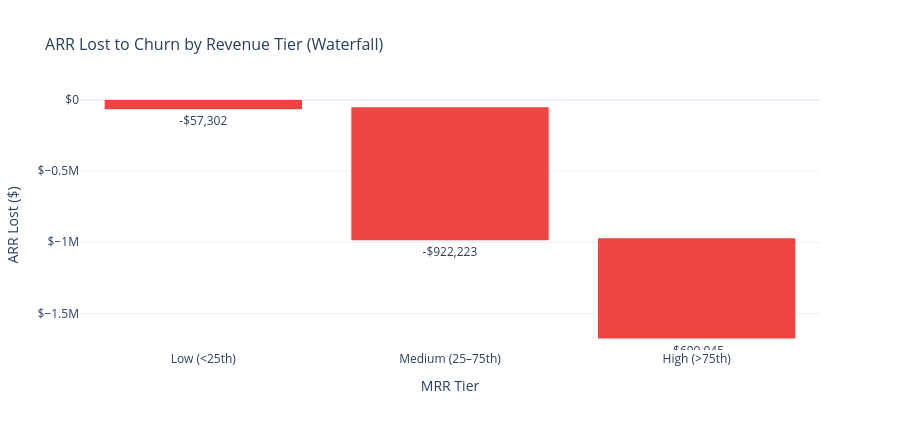

This figure's notebook cell:
### Markdown cell above
---
### 3.3 Revenue Tier Segmentation
**Business Rationale:** Churn rate alone is an incomplete metric — a 10% churn in the high-value tier can destroy more ARR than 40% churn in the low tier. Segmenting by MRR percentile (Low < 25th, Medium 25–75th, High > 75th) combines revenue concentration with churn frequency to identify where retention investment delivers the highest ROI. The waterfall chart translates segment-level churn rates into concrete dollar loss, making the business case for differentiated retention spend.

### Code cell
# 3.3 — Revenue Tier Segmentation: Churn Rate & ARR Impact by MRR Tier
print("=" * 70)
print("3.3  REVENUE TIER SEGMENTATION")
print("=" * 70)

# Define MRR tiers using 25th and 75th percentile of MonthlyCharges
p25 = df["MonthlyCharges"].quantile(0.25)
p75 = df["MonthlyCharges"].quantile(0.75)

def assign_mrr_tier(val):
    if val < p25:
        return "Low (<25th)"
    elif val <= p75:
        return "Medium (25–75th)"
    else:
        return "High (>75th)"

df["mrr_tier"] = df["MonthlyCharges"].apply(assign_mrr_tier)
tier_order = ["Low (<25th)", "Medium (25–75th)", "High (>75th)"]
df["mrr_tier"] = pd.Categorical(df["mrr_tier"], categories=tier_order, ordered=True)

# Summary table
tier_summary = (
    df.groupby("mrr_tier", observed=True)
    .agg(
        Customers=("customerID", "count"),
        Churned=("Churn", lambda x: (x == "Yes").sum()),
        Total_MRR=("MonthlyCharges", "sum"),
        Avg_MRR=("MonthlyCharges", "mean"),
        Churned_MRR=("MRR", lambda x: x[df.loc[x.index, "Churn"] == "Yes"].sum())
    )
    .assign(
        ChurnRate=lambda x: (x["Churned"] / x["Customers"] * 100).round(1),
        Churned_ARR=lambda x: (x["Churned_MRR"] * 12).round(0),
        ARR_at_Risk_pct=lambda x: (x["Churned_MRR"] / x["Total_MRR"] * 100).round(1)
    )
)

print(f"\nMRR Tier Thresholds: Low < ${p25:.2f}  |  Medium ${p25:.2f}–${p75:.2f}  |  High > ${p75:.2f}\n")
print(tier_summary[["Customers", "Churned", "ChurnRate", "Avg_MRR", "Churned_ARR", "ARR_at_Risk_pct"]].to_string())

# --- Waterfall chart: ARR lost per tier ---
tier_labels = tier_summary.index.tolist()
arr_lost = tier_summary["Churned_ARR"].values

fig_waterfall = go.Figure(go.Waterfall(
    orientation="v",
    measure=["relative", "relative", "relative"],
    x=tier_labels,
    y=[-v for v in arr_lost],
    text=[f"-${v:,.0f}" for v in arr_lost],
    textposition="outside",
    connector=dict(line=dict(color="rgba(0,0,0,0)")),
    decreasing=dict(marker_color="#ef4444"),
    increasing=dict(marker_color="#10b981"),
))

fig_waterfall.update_layout(
    title=dict(text="ARR Lost to Churn by Revenue Tier (Waterfall)", font_size=16),
    xaxis_title="MRR Tier",
    yaxis_title="ARR Lost ($)",
    yaxis=dict(tickprefix="$"),
    template="plotly_white",
    height=430,
    showlegend=False
)
fig_waterfall.show()

# Concentrate focus statement
high_arr_lost = tier_summary.loc["High (>75th)", "Churned_ARR"]
total_arr_lost = tier_summary["Churned_ARR"].sum()
print(f"\n💡 High-tier customers represent {high_arr_lost/total_arr_lost*100:.1f}% of all churned ARR")
print(f"   despite being only {tier_summary.loc['High (>75th)', 'Customers']/tier_summary['Customers'].sum()*100:.1f}% of the customer base")
print("=" * 70)

### Figure 1 — Plotly figure (JSON) as saved in the notebook; plotly's stock layout.template omitted (floating-point values rounded to 4 significant figures)
{"data": [{"connector": {"line": {"color": "rgba(0,0,0,0)"}}, "decreasing": {"marker": {"color": "#ef4444"}}, "increasing": {"marker": {"color": "#10b981"}}, "measure": ["relative", "relative", "relative"], "orientation": "v", "text": ["-$57,302", "-$922,223", "-$690,045"], "textposition": "outside", "type": "waterfall", "x": ["Low (<25th)", "Medium (25–75th)", "High (>75th)"], "y": [-57302, -922223, -690045]}], "layout": {"height": 430, "showlegend": false, "title": {"font": {"size": 16}, "text": "ARR Lost to Churn by Revenue Tier (Waterfall)"}, "xaxis": {"title": {"text": "MRR Tier"}}, "yaxis": {"tickprefix": "$", "title": {"text": "ARR Lost ($)"}}}}
